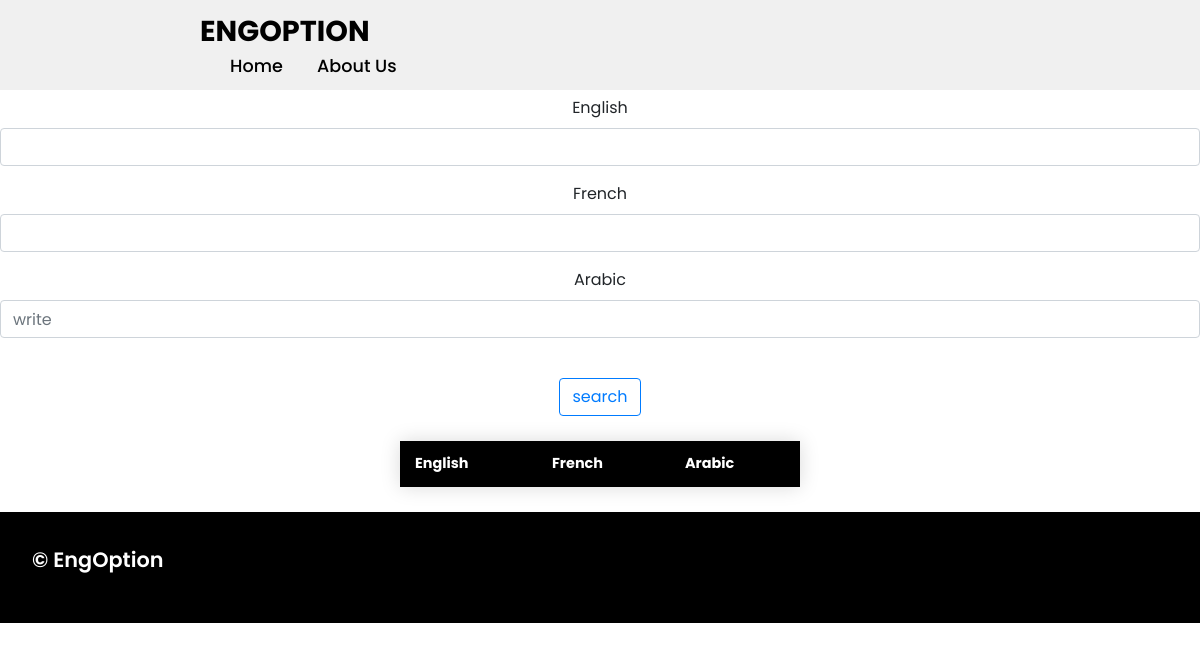
The app's page /pc/nuclear/, older data.
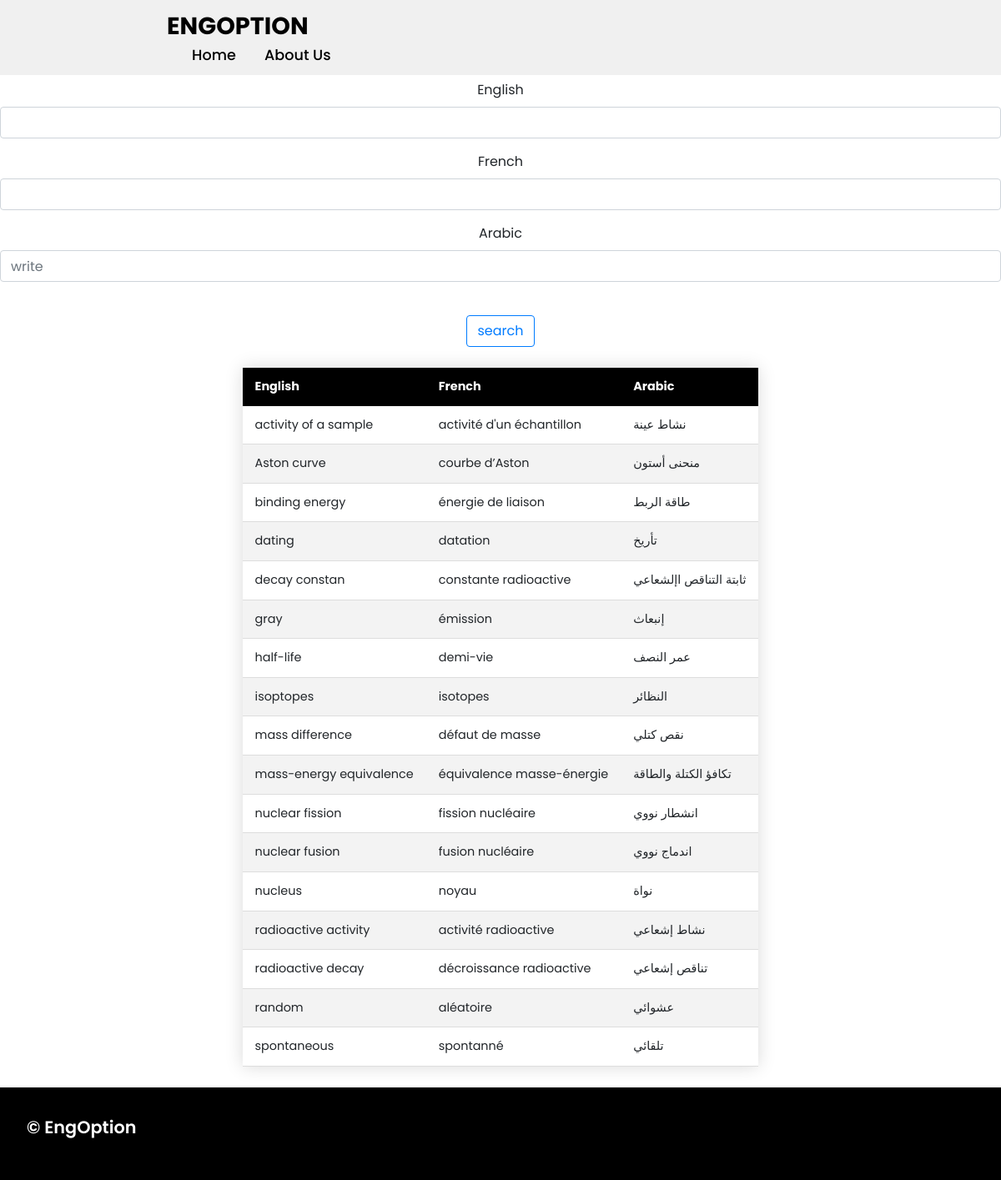
The same page, newer data.
### app/models.py (models this page shows, shortened)
class PCWord(models.Model):
    fields = [
        ('General','General'),
        ('Electricity','Electricity'),
        ('Optics','Optics'),
        ('Waves','Waves'),
        ('Nuclear transformation','Nuclear transformation'),
        ('Matter','Matter'),
        ('Measurements in chemistry','Measurements in chemistry'),
        ('Mechanics','Mechanics'),
        ('Chemical reactions','Chemical reactions'),
        ('Organic chemistry','Organic chemistry'),
    ]
    english = models.CharField(max_length=100)
    french = models.CharField(max_length=100)
    arabic = models.CharField(max_length=100)
    field = models.CharField(max_length=100,null=True,blank=True,choices=fields)

### app/views.py (the view)
# urls.py: path('pc/nuclear/',pc_nuclear,name="nuclear"),
def pc_nuclear(request):
    nuclear_words = PCWord.objects.all().filter(field='Nuclear transformation')
    filter = OrderFilter(request.GET,queryset=nuclear_words)
    nuclear_words = filter.qs
    context = {
        'nuclear_words':nuclear_words,
        'filter':filter,
    }
    return render(request,'pc/nuclear.html',context)

### app/templates/pc/nuclear.html (shortened to what this page needs)
{% extends 'base.html' %}
{% load static %}
{% block body %}
<br>
<br>
<br>
<br>
<center>
    {% include 'search.html' %}
<table class="styled-table">
    <thead>
        <tr>
            <th>English</th>
            <th>French</th>
            <th>Arabic</th>
        </tr>
    </thead>
    <tbody>
        {% for word in nuclear_words %}
        <tr>
            <td>{{word.english}}</td>
            <td>{{word.french}}</td>
            <td>{{word.arabic}}</td>
        </tr>
        {% endfor %}
    </tbody>
</table>
</center>
{% endblock %}

Row changes from the older to the newer data that the page shows:
added PCWord: english "activity of a sample", french "activité d'un échantillon", arabic "نشاط عينة"
added PCWord: english "Aston curve", french "courbe d’Aston", arabic "منحنى أستون"
added PCWord: english "binding energy", french "énergie de liaison", arabic "طاقة الربط"
added PCWord: english "dating", french "datation", arabic "تأريخ"
added PCWord: english "decay constan", french "constante radioactive", arabic "ثابتة التناقص اإلشعاعي"
added PCWord: english "gray", french "émission", arabic "إنبعاث"
added PCWord: english "half-life", french "demi-vie", arabic "عمر النصف"
added PCWord: english "isoptopes", french "isotopes", arabic "النظائر"
added PCWord: english "mass difference", french "défaut de masse", arabic "نقص كتلي"
added PCWord: english "mass-energy equivalence", french "équivalence masse-énergie", arabic "تكافؤ الكتلة والطاقة"
added PCWord: english "nuclear fission", french "fission nucléaire", arabic "انشطار نووي"
added PCWord: english "nuclear fusion", french "fusion nucléaire", arabic "اندماج نووي"
added PCWord: english "nucleus", french "noyau", arabic "نواة"
added PCWord: english "radioactive activity", french "activité radioactive", arabic "نشاط إشعاعي"
added PCWord: english "radioactive decay", french "décroissance radioactive", arabic "تناقص إشعاعي"
added PCWord: english "random", french "aléatoire", arabic "عشوائي"
added PCWord: english "spontaneous", french "spontanné", arabic "تلقائي"
